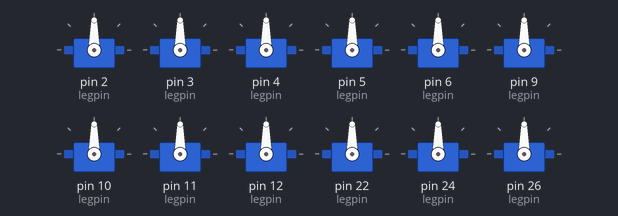
A sketch run on a simulated Arduino Mega 2560, built with avr-gcc and run on an emulated ATmega2560. On the bench: 12 × servo.

Above: at 0.05 s.
At 0.45 s:
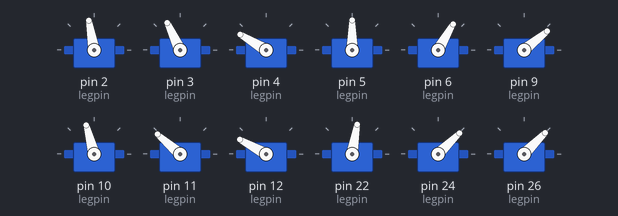
At 0.85 s:
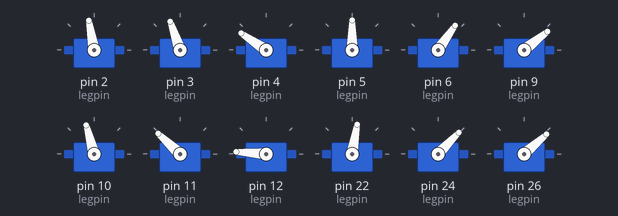
At 1.65 s:
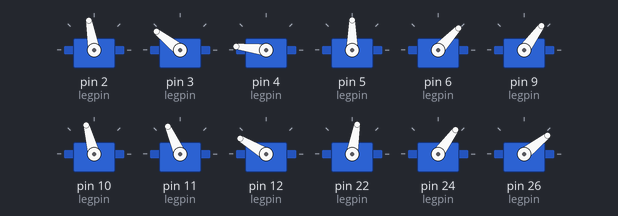
At 2.45 s:
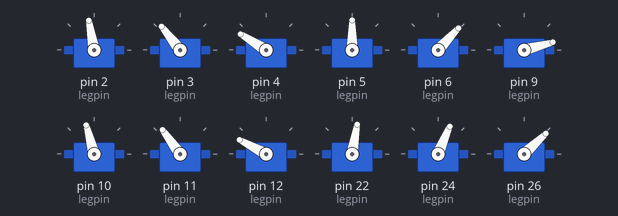
At 3.25 s:
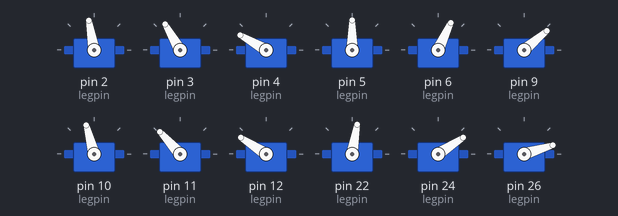
Timing chart, 0 to 3.7 s (numbered marks = the images above):
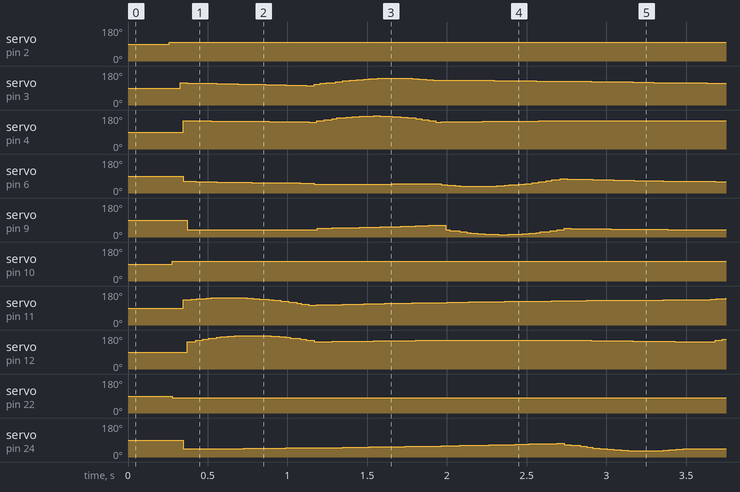

The sketch:

crawl_gait3_WO_tail.ino
```cpp
// Crawl Gait 1  Exection of the robot
// Crawl Gait 1 : front legs move, then trunk then the rear legs
// Tail :  only Yaw movement is allowed

// assuming hip abduction and flexion joint are co-incident
// JOINT ANGLES are in degrees
// this code uses inverse kinematics to first derive the angles, then store them
// for further use.
// it also incorporates SINUSOIDAL delays in the tail movement...
// to reduce the  jerk


#include <Servo.h>

#define totalServocount 14 //total numbers of motor in the robot
#define legServocount 3 //number of motors in a leg
#define tailServocount 2 //number of motors in a tail
#define legcount 4 //total number of legs
#define step_iter 18 //number of iterations in a step :  standard
#define max_step_count  8 // max number of steps in a gait : standard

// All dimensions are in m and degrees
//Robot's properties
double clen = 0.115;
double tlen = 0.065;
double height = 0.16;
double step = 0.08;
double back_step = 0.04; // the position of foot behinfd shoulder in standing
double step_height = 0.02;
int iter_delay = 3;
int servoloop_delay = 5;
int tail_iter_delay = 20;
int tail_delay = 50;
int tail_amp = 90;
int tail_off = 25; //offset to the tail: NOTE: It is always added to the angle


//using the array approach for defining properties of the servos
//leg servos
int legpin[4][3] ={
				{2,3,4},
				{5,6,9},
				{10,11,12},
				{22,24,26},
				};
int leghome[4][3] = {
					{0,0,0},
					{0,0,0},
					{0,0,0},
					{0, 0, 0}
					};

//tail servos
int tailpin[tailServocount] = {28,30};
int tailhome[tailServocount] = {90,90};

//Defining servo objects
Servo legservo[legcount][legServocount];
Servo tailservo[tailServocount];

//Delay while executing servo loops


//defining joint anlgles
//current joint angles
float psi[legcount] = {0,0,0,0};
float theta[legcount] = {0,0,0,0};
float phi[legcount] = {0,0,0,0};

//offset of joint angles
float offset[legcount][legServocount] = {
										{95,85,93},
										{95,93,95},
										{95,87,95},
										{85,90,95}};

//defining the variables used in gait execution
//arrays for storing angles
float leg0[legServocount][step_iter*max_step_count];
float leg1[legServocount][step_iter*max_step_count];
float leg2[legServocount][step_iter*max_step_count];
float leg3[legServocount][step_iter*max_step_count];

int step_count = 4; // step count for crawl gait 1.2
double z = height; // veritcle coordinates of the foot
double y = 0; // forward coordinate of the foot
int loop_iter = 0;
float hip_abd = 0;
//******************THE SETUP FUNCTION********************
void setup()
{
  //Setting up the motors

	for(int i= 0; i<legcount; i++)
	{
		for(int j = 0; j<legServocount; j++)
		{
			legservo[i][j].attach(legpin[i][j]);
		}
	}
	for(int i=0; i<tailServocount;i++)
	{
		tailservo[i].attach(tailpin[i]);
	}
	//serial monitor for debugging
	Serial.begin(9600);

}


//**************THE LOOP:  CONTAINS THE GAIT*******************
void loop()
{
	if(loop_iter==0)
	{

	//Generating Angles for Crawl GAit 1
	// step_iter = 18 : standard
	// step_count = 5 : for crawl gait 1-2
	//GAIT: 0-2-3-1
	// for leg 2
	for (int i = 0; i<(step_iter*step_count) + 1 ; i++)
	{
	    if(i<(step_iter*1)+1) //step 1
		{
			y = i*10*step/180 - back_step;
	    	z = height - step_height*sin((i)*10*M_PI/180) ;
		}
		else if (i> (step_iter*1) && i<(step_iter*2)+1) //step 2
		{
			y = step - back_step - ((i-step_iter*1)*(step/3)/step_iter);
	    	z = height;
		}
		else if (i> (step_iter*2) && i<(step_iter*3)+1) // step 3
		{
			y = (2*step/3) - back_step - ((i - step_iter*2)*(step/3)/step_iter);
	    	z = height  ;
		}
		else if (i> (step_iter*3) && i<(step_iter*4)+1)
		{
			y = (step/3) - back_step - ((i-step_iter*3)*(step/3)/step_iter);
	    	z = height;
		}

	    double cosphi = ((z*z + y*y - tlen*tlen - clen*clen)/(2*clen*tlen));
	    double phi = atan2(sqrt((1 - cosphi*cosphi)), cosphi);
	    double k2 = clen*sin(phi);
	    double k1 = tlen + clen*cos(phi);
	    double alpha = atan2(k2,k1);
	    double theta  = atan2(y,z) - alpha;
	    leg2[1][i] = lrint((-theta)*180/M_PI);
	    leg2[2][i] = lrint((phi )*180/M_PI);
//		Serial.println(leg0[1][i]);
    }

	// for leg 1
	for (int i = 0; i<(step_iter*step_count) + 1 ; i++)
	{
	    if(i<(step_iter*1)+1) //step 1
		{
			y =  (2*step/3) - back_step - ((i)*(step/3)/step_iter);
	    	z = height ;
		}
		else if (i> (step_iter*1) && i<(step_iter*2)+1) //step 2
		{
			y = (step/3) - back_step - ((i)*(step/3)/step_iter);
	    	z = height  ;
		}
		else if (i> (step_iter*2) && i<(step_iter*3)+1) //step 3
		{
			y = (i-step_iter*2)*10*step/180 - back_step;
	    	z = 	height - step_height*sin((i-step_iter*2)*10*M_PI/180) ;
		}
		else if (i> (step_iter*3) && i<(step_iter*4)+1) // step 4
		{
			y = (step) - back_step - ((i-step_iter*3)*(step/3)/step_iter);
	    	z = height;
		}

	    double cosphi = ((z*z + y*y - tlen*tlen - clen*clen)/(2*clen*tlen));
	    double phi = atan2(sqrt((1 - cosphi*cosphi)), cosphi);
	    double k2 = clen*sin(phi);
	    double k1 = tlen + clen*cos(phi);
	    double alpha = atan2(k2,k1);
	    double theta = atan2(y,z) - alpha;
	    leg1[1][i] = lrint(theta*180/M_PI);
	    leg1[2][i] = lrint((-phi )*180/M_PI);

    }

	// for leg 3
	for (int i = 0; i<(step_iter*step_count) + 1 ; i++)
	{
	    if(i<(step_iter*1)+1) //step 1
		{
			y =  -back_step + ((i)*(step/3)/step_iter);
	    	z = height ;
		}
		else if (i> (step_iter*1) && i<(step_iter*2)+1) //step 2
		{
			y = (1*step/3) - back_step + ((i - step_iter*1)*(step/3)/step_iter);
	    	z = height  ;
		}
		else if (i> (step_iter*2) && i<(step_iter*3)+1) //step 3
		{
			y = (2*step/3) + ((i - step_iter*2)*(step/3)/step_iter) -back_step ;
	    	z = height  ;
		}
		else if (i> (step_iter*3) && i<(step_iter*4)+1) //step 4
		{
			y = step -  (i - (step_iter*3))*10*step/180 -back_step ;
	    	z = height - step_height*sin((i-(step_iter*3))*10*M_PI/180) ;
		}
	    double cosphi = ((z*z + y*y - tlen*tlen - clen*clen)/(2*clen*tlen));
	    double phi = atan2(sqrt((1 - cosphi*cosphi)), cosphi);
	    double k2 = clen*sin(phi);
	    double k1 = tlen + clen*cos(phi);
	    double alpha = atan2(k2,k1);
	    double theta = atan2(y,z) - alpha;
	    leg3[1][i] = lrint(theta*180/M_PI);
	    leg3[2][i] = lrint((-phi )*180/M_PI);

    }

	// for leg 0
	for (int i = 0; i<(step_iter*step_count) + 1 ; i++)
	{
	    if(i<(step_iter*1)+1) //step 1
		{
			y = (2*step/3) - back_step + (i*(step/3)/step_iter);
	    	z = height ;
		}
		else if (i> (step_iter*1) && i<(step_iter*2) + 1) //step 2
		{
			y = step -  (i - (step_iter*1))*10*step/180 -back_step ;
	    	z = height -step_height*sin((i-(step_iter*1))*10*M_PI/180) ;
		}

		else if (i> (step_iter*2) && i<(step_iter*3)+1) //step 3
		{
			y =  - back_step + ((i - step_iter*2)*(step/3)/step_iter) ;
	    	z = height ;
		}
		else if (i> (step_iter*3) && i<(step_iter*4)+1) //step 4
		{
			y = (step/3) + ((i - step_iter*3)*(step/3)/step_iter) -back_step ;
	    	z = height  ;
		}
	    double cosphi = ((z*z + y*y - tlen*tlen - clen*clen)/(2*clen*tlen));
	    double phi = atan2(sqrt((1 - cosphi*cosphi)), cosphi);
	    double k2 = clen*sin(phi);
	    double k1 = tlen + clen*cos(phi);
	    double alpha = atan2(k2,k1);
	    double theta  = atan2(y,z) - alpha;
	    leg0[1][i] = lrint((-theta)*180/M_PI);
	    leg0[2][i] = lrint((phi)*180/M_PI);

    }
 	//updating loop_iter
    loop_iter++;
	}
	//set HIP ABDUCTION ANGLE
	hip_abd = 0;
	legservo[0][0].write(offset[0][0] + 5 );
	delay(servoloop_delay);
	legservo[1][0].write(offset[1][0] - 5);
	delay(servoloop_delay);
	legservo[2][0].write(offset[2][0] + 10  );
	delay(servoloop_delay);
	legservo[3][0].write(offset[3][0] - 5);
	delay(servoloop_delay);

tailservo[0].write(75);
delay(tail_delay);

//---------Execution--------\\
//leg movement (along with tail)
	for(int i = 0; i<(step_iter*step_count)+1; i++)
	{

		for(int j = 1; j<legServocount; j++)
		{
		legservo[0][j].write(offset[0][j] + leg0[j][i]);
		delay(servoloop_delay);
		legservo[3][j].write(offset[3][j] + leg3[j][i]);
		delay(servoloop_delay);
		legservo[1][j].write(offset[1][j] + leg1[j][i]);
		delay(servoloop_delay);
		legservo[2][j].write(offset[2][j] + leg2[j][i]);
		delay(servoloop_delay);

		}

		delay(iter_delay);
	}


}
```

Measured:
- by itself, servo on pin 2 (legpin): 90° → 100° at 0.26 s
- by itself, servo on pin 10 (legpin): 90° → 105° at 0.28 s
